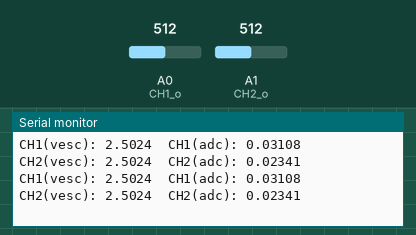
The sketch below on a simulated Arduino Uno, built with avr-gcc and run on an emulated ATmega328P. Shown: the last lines printed to the serial monitor. Inputs (shaded band) come from the test bench; at power-on: A0 (CH1_o) = 512, A1 (CH2_o) = 512.

Above: at 1.3 s.
1.4 s: A0 (CH1_o) set to 716
At 1.9 s:
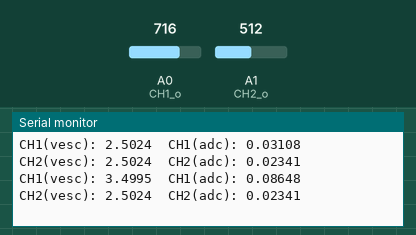
2.9 s: A1 (CH2_o) set to 716
At 3.5 s:
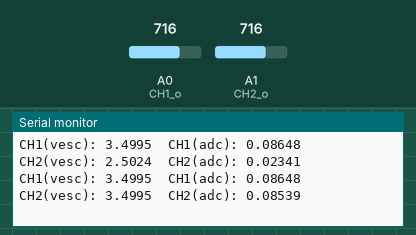
4.4 s: A0 (CH1_o) set to 900
At 5.0 s:
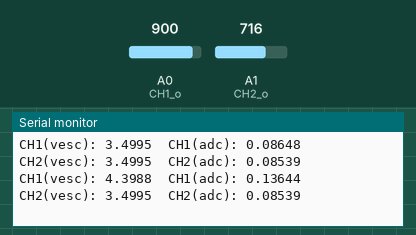
5.9 s: A1 (CH2_o) set to 900
At 6.5 s:
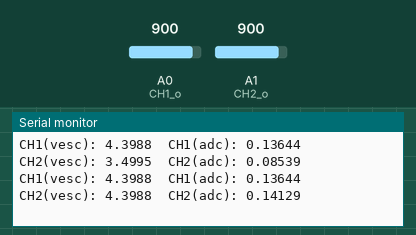
Timing chart, 0 to 8.4 s (numbered marks = the images above; inputs shaded):
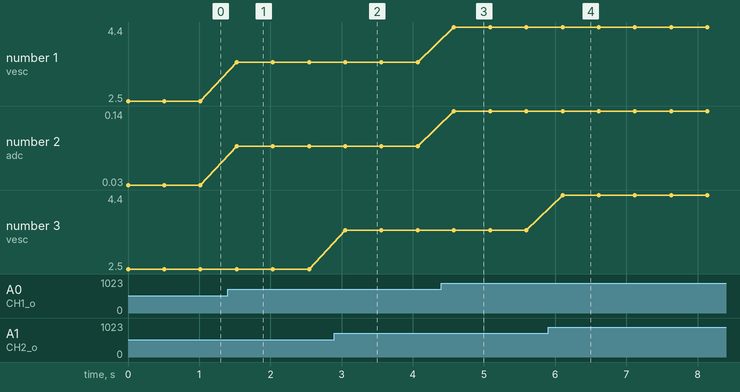

The sketch:

Toma_datos_ref_externa.ino
```cpp
const int CH1_o = A0; // Ajusta esto a tu segundo pin analógico
const int CH2_o = A1; // Ajusta esto a tu cuarto pin analógico

void setup() {
  analogReference(EXTERNAL); // Utiliza una referencia de voltaje externa
  Serial.begin(9600); // Inicia la comunicación serial
}

void loop() {
  int r_CH1_o = analogRead(CH1_o); // Lee el valor del segundo pin analógico
  int r_CH2_o = analogRead(CH2_o); // Lee el valor del cuarto pin analógico

  float v_CH1_o = r_CH1_o * (5.0 / 1023.0); // Convierte el segundo valor a voltaje
  float v_CH2_o = r_CH2_o * (5.0 / 1023.0); // Convierte el cuarto valor a voltaje

  //Aplicar la funcion

  int select = 7;
  float CH1, CH2;

  switch (select) {
    case 1:
      CH1 = ((v_CH1_o-0.007)-1.9478)/0.0253;
      CH2 = ((v_CH2_o-0.0148)-2.1224)/0.0281;
      break;

    case 2:
      CH1 = (v_CH1_o-1.9466)/0.0509;
      CH2 = ((v_CH2_o-0.01)-2.1123)/0.0572;
      break;

    case 3:
      CH1 = ((v_CH1_o-0.0266)-1.9462)/0.2566;
      CH2 = ((v_CH2_o-0.03)-2.1244)/0.2852;
      break;

    case 4:
      CH1 = ((v_CH1_o)-1.9488)/0.516;
      CH2 = ((v_CH2_o-0.0197)-2.1238)/0.5716;
      break;

    case 5:
      CH1 = (v_CH1_o-1.9436)/2.902;
      CH2 = ((v_CH2_o)-2.1222)/3.196;
      break;

    case 6:
      CH1 = (v_CH1_o-1.919)/37.58;
      CH2 = ((v_CH2_o)-2.0792)/34.82;
      break;

    case 7: //termocuplas
      CH1 = ((v_CH1_o)-1.9431)/17.998;
      CH2 = ((v_CH2_o+0.016)-2.1419)/16.087;
      break;
  }
  Serial.print("CH1(vesc): "); // Imprime el voltaje con 4 dígitos decimales
  Serial.print(v_CH1_o, 4); // Imprime el voltaje con 4 dígitos decimales
  Serial.print("\t");
  Serial.print("CH1(adc): "); // Imprime el voltaje con 4 dígitos decimales
  Serial.print(CH1, 5);
  Serial.print("\t");
  Serial.print("CH2(vesc): "); // Imprime el voltaje con 4 dígitos decimales
  Serial.print(v_CH2_o, 4);
  Serial.print("\t");
  Serial.print("CH2(adc): "); // Imprime el voltaje con 4 dígitos decimales
  Serial.println(CH2, 5);

  delay(500); // Espera 0.5 segundos
}
```

Measured:
- after the input at 1.4 s, the serial monitor: prints a new line after 0.13 s (image 1)
- after the input at 2.9 s, the serial monitor: prints a new line after 0.15 s (image 2)
- after the input at 4.4 s, the serial monitor: prints a new line after 0.18 s (image 3)
- after the input at 5.9 s, the serial monitor: prints a new line after 0.20 s (image 4)
- plotted number 1: 2.5 → 3.5 after the input at 1.4 s, 3.5 → 4.4 after the input at 4.4 s
- plotted number 2: 0.03 → 0.09 after the input at 1.4 s, 0.09 → 0.14 after the input at 4.4 s
